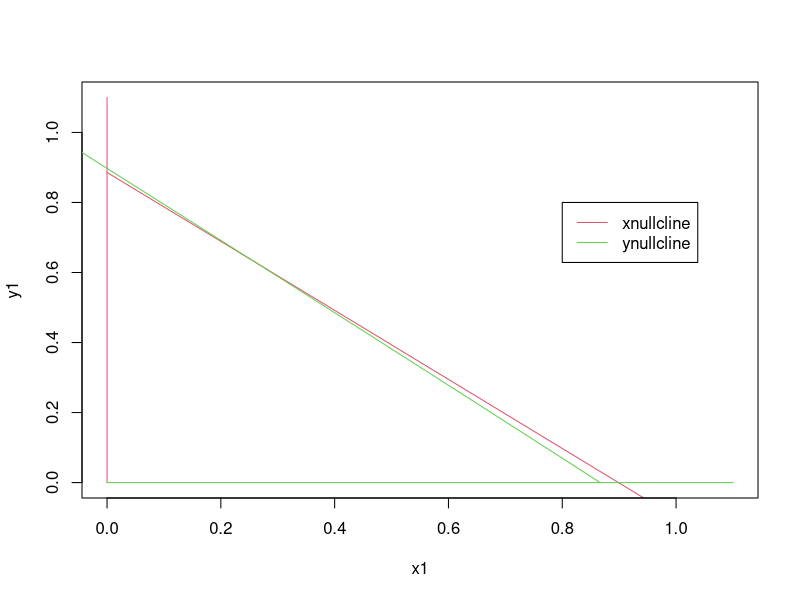

The R source for this figure:
delta <- .4
gamma <- .8
rho <- 1
R <- 3
D <- 7
alpha <- .3
beta <-.2

x1 <- seq(0, 1.1, by=.05)
y1 <- ((1-x1)-gamma/(x1+D))     ### x null-cline
plot(x1,y1, xlim=c(0,1.1),ylim=c(0,1.1),col=2,type="l")
points (c(0,0),c(0,1.1),col=2,type="l")

y2 <- seq(0,1.1,by=.005)
x2 <- (rho*(1-y2)-delta/(y2+R))     ### y null-cline
points (x2,y2,col=3,type="l")
points (c(0,1.1),c(0,0),col=3,type="l")      

legend (.8,.8,c("xnullcline","ynullcline"),col=c(2,3), lty=c(1,1))
